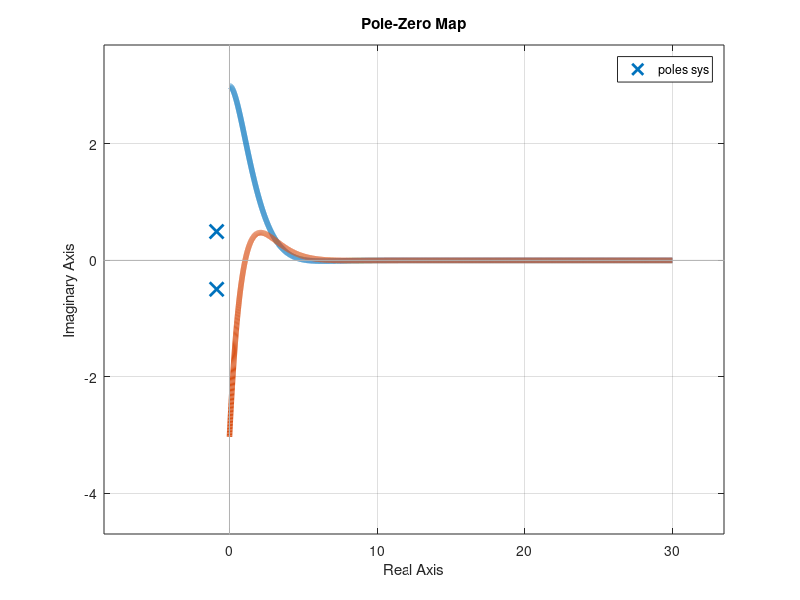

This figure's MATLAB source:
close all

%%initial conditions
x0 = [3;
      0];

%% system dynamics
A = [0 1;
    0.01 0];
B = [0;
     1];
C = [1 0];
D = 0;

%% Control law
Q = [1 0; % penalize angular error
     0 1]; % penalizes angular rate
R = 1; % penalize motor effort
K = lqr(A, B, Q, R);

%% Closed loop system
sys = ss((A-B*K), B, C, D);

%% Run response to initial condition
t = 0:0.005:30;
[y, t, x] = initial(sys, x0, t);

%% plot graphs
%% response
%set(0, 'currentfigure', h1);
hold all
p1 = plot(t, y(:, 1), 'LineWidth', 4);
%% actuator effort
%set(0, 'currentfigure', h2);
hold all
p2 = plot(t, -K * x', 'LineWidth', 4);
%% poles
%set(0, 'currentfigure', h3);
pzmap(sys);